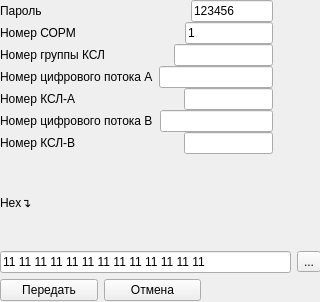
<?xml version="1.0" encoding="UTF-8"?>
<ui version="4.0">
 <class>form_command_9</class>
 <widget class="QWidget" name="form_command_9">
  <property name="geometry">
   <rect>
    <x>0</x>
    <y>0</y>
    <width>320</width>
    <height>302</height>
   </rect>
  </property>
  <property name="windowTitle">
   <string>Команда № 9 «Исключение КСЛ из группы»</string>
  </property>
  <widget class="QWidget" name="layoutWidget">
   <property name="geometry">
    <rect>
     <x>0</x>
     <y>0</y>
     <width>321</width>
     <height>301</height>
    </rect>
   </property>
   <layout class="QVBoxLayout" name="verticalLayout">
    <item>
     <layout class="QVBoxLayout" name="verticalLayout_3">
      <property name="spacing">
       <number>0</number>
      </property>
      <item>
       <layout class="QHBoxLayout" name="horizontalLayout">
        <property name="spacing">
         <number>149</number>
        </property>
        <property name="rightMargin">
         <number>48</number>
        </property>
        <item>
         <widget class="QLabel" name="label">
          <property name="text">
           <string>Пароль</string>
          </property>
         </widget>
        </item>
        <item>
         <widget class="QLineEdit" name="lineEdit">
          <property name="text">
           <string>123456</string>
          </property>
         </widget>
        </item>
       </layout>
      </item>
      <item>
       <layout class="QHBoxLayout" name="horizontalLayout_2">
        <property name="spacing">
         <number>109</number>
        </property>
        <property name="rightMargin">
         <number>48</number>
        </property>
        <item>
         <widget class="QLabel" name="label_2">
          <property name="text">
           <string>Номер СОРМ</string>
          </property>
         </widget>
        </item>
        <item>
         <widget class="QLineEdit" name="lineEdit_2">
          <property name="text">
           <string>1</string>
          </property>
         </widget>
        </item>
       </layout>
      </item>
      <item>
       <layout class="QHBoxLayout" name="horizontalLayout_5">
        <property name="spacing">
         <number>68</number>
        </property>
        <property name="rightMargin">
         <number>48</number>
        </property>
        <item>
         <widget class="QLabel" name="label_5">
          <property name="text">
           <string>Номер группы КСЛ</string>
          </property>
         </widget>
        </item>
        <item>
         <widget class="QLineEdit" name="lineEdit_5">
          <property name="text">
           <string/>
          </property>
         </widget>
        </item>
       </layout>
      </item>
      <item>
       <layout class="QHBoxLayout" name="horizontalLayout_8">
        <property name="spacing">
         <number>6</number>
        </property>
        <property name="rightMargin">
         <number>48</number>
        </property>
        <item>
         <widget class="QLabel" name="label_8">
          <property name="text">
           <string>Номер цифрового потока А</string>
          </property>
         </widget>
        </item>
        <item>
         <widget class="QLineEdit" name="lineEdit_8"/>
        </item>
       </layout>
      </item>
      <item>
       <layout class="QHBoxLayout" name="horizontalLayout_11">
        <property name="spacing">
         <number>108</number>
        </property>
        <property name="rightMargin">
         <number>48</number>
        </property>
        <item>
         <widget class="QLabel" name="label_10">
          <property name="text">
           <string>Номер КСЛ-А</string>
          </property>
         </widget>
        </item>
        <item>
         <widget class="QLineEdit" name="lineEdit_10"/>
        </item>
       </layout>
      </item>
      <item>
       <layout class="QHBoxLayout" name="horizontalLayout_9">
        <property name="spacing">
         <number>7</number>
        </property>
        <property name="rightMargin">
         <number>48</number>
        </property>
        <item>
         <widget class="QLabel" name="label_9">
          <property name="text">
           <string>Номер цифрового потока В</string>
          </property>
         </widget>
        </item>
        <item>
         <widget class="QLineEdit" name="lineEdit_9"/>
        </item>
       </layout>
      </item>
      <item>
       <layout class="QHBoxLayout" name="horizontalLayout_12">
        <property name="spacing">
         <number>108</number>
        </property>
        <property name="rightMargin">
         <number>48</number>
        </property>
        <item>
         <widget class="QLabel" name="label_11">
          <property name="text">
           <string>Номер КСЛ-В</string>
          </property>
         </widget>
        </item>
        <item>
         <widget class="QLineEdit" name="lineEdit_11"/>
        </item>
       </layout>
      </item>
     </layout>
    </item>
    <item>
     <widget class="QLabel" name="label_7">
      <property name="text">
       <string>Hex↴</string>
      </property>
     </widget>
    </item>
    <item>
     <layout class="QHBoxLayout" name="horizontalLayout_7">
      <property name="spacing">
       <number>6</number>
      </property>
      <item>
       <widget class="QLineEdit" name="lineEdit_7">
        <property name="text">
         <string>11 11 11 11 11 11 11 11 11 11 11 11 11</string>
        </property>
       </widget>
      </item>
      <item>
       <widget class="QToolButton" name="toolButton">
        <property name="text">
         <string>...</string>
        </property>
       </widget>
      </item>
     </layout>
    </item>
    <item>
     <layout class="QHBoxLayout" name="horizontalLayout_10">
      <property name="spacing">
       <number>6</number>
      </property>
      <property name="rightMargin">
       <number>120</number>
      </property>
      <item>
       <widget class="QPushButton" name="pushButton">
        <property name="text">
         <string>Передать</string>
        </property>
       </widget>
      </item>
      <item>
       <widget class="QPushButton" name="pushButton_2">
        <property name="text">
         <string>Отмена</string>
        </property>
       </widget>
      </item>
     </layout>
    </item>
   </layout>
  </widget>
 </widget>
 <resources/>
 <connections/>
</ui>
